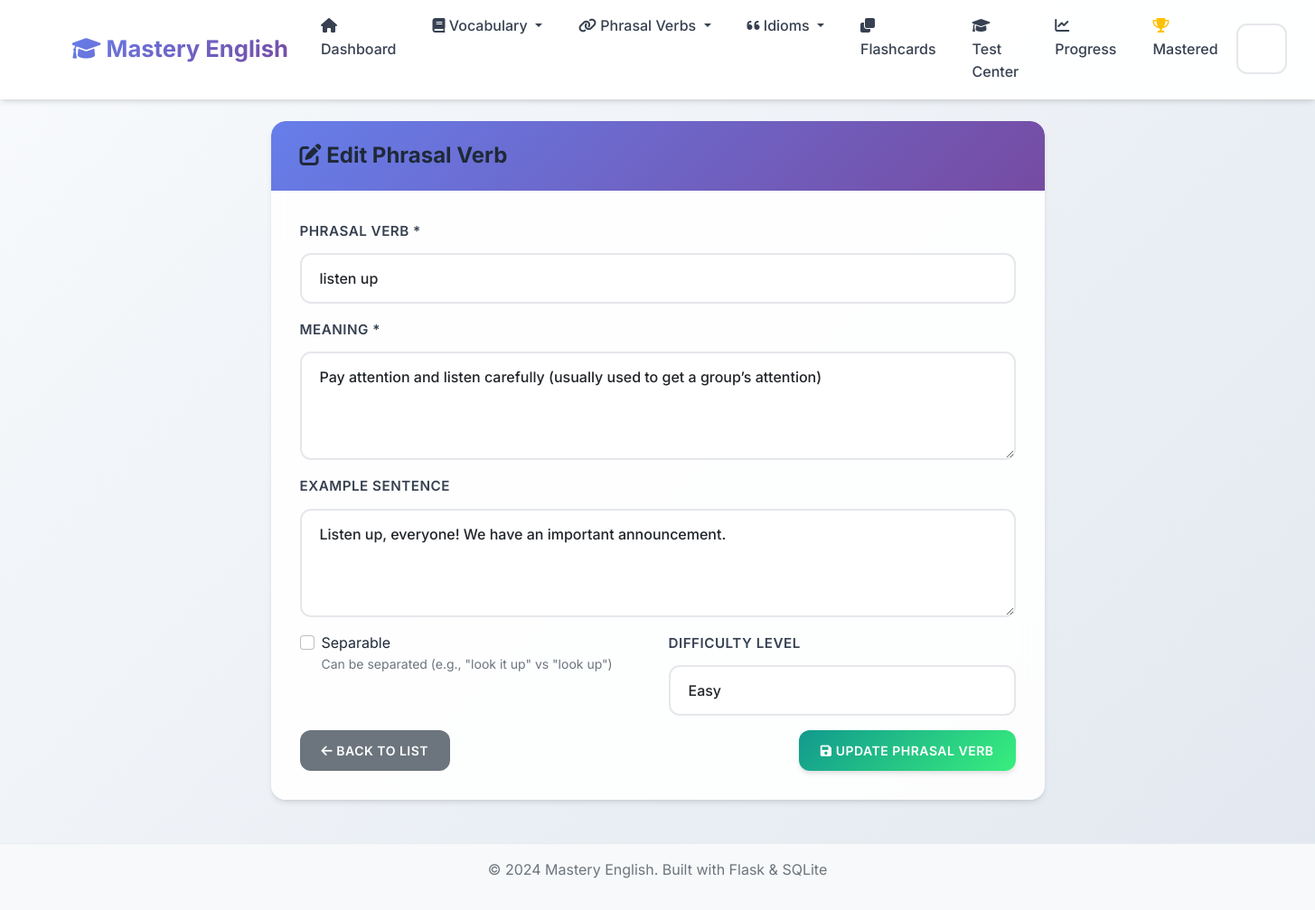
Screenshot of /phrasal-verbs/1/edit with the database file from the repository.
### app.py (models this page shows, shortened)
class PhrasalVerb(db.Model):
    __tablename__ = 'phrasal_verbs'
    id = db.Column(db.Integer, primary_key=True)
    phrasal_verb = db.Column(db.String(100), nullable=False)
    meaning = db.Column(db.Text, nullable=False)
    example_sentence = db.Column(db.Text)
    separable = db.Column(db.Boolean, default=False)
    difficulty_level = db.Column(db.String(20), default='medium')
    date_added = db.Column(db.DateTime, default=datetime.utcnow)
    times_practiced = db.Column(db.Integer, default=0)
    last_practiced = db.Column(db.DateTime)
    mastery_level = db.Column(db.Integer, default=0)

### app.py (the view, shortened to what this page needs)
@app.route('/phrasal-verbs/<int:id>/edit', methods=['GET', 'POST'])
def edit_phrasal_verb(id):
    phrasal_verb = PhrasalVerb.query.get_or_404(id)
    return render_template('edit_phrasal_verb.html', phrasal_verb=phrasal_verb)

### templates/edit_phrasal_verb.html (shortened to what this page needs)
{% extends "base.html" %}
{% block content %}
<div class="row">
    <div class="col-md-8 mx-auto">
        <div class="card">
            <div class="card-header">
                <h4 class="mb-0">
                    <i class="fas fa-edit"></i> Edit Phrasal Verb
                </h4>
            </div>
            <div class="card-body">
                <form method="POST">
                    <div class="mb-3">
                        <label for="phrasal_verb" class="form-label">Phrasal Verb *</label>
                        <input type="text" class="form-control" id="phrasal_verb" name="phrasal_verb" value="{{ phrasal_verb.phrasal_verb }}" required>
                    </div>
                    <div class="mb-3">
                        <label for="meaning" class="form-label">Meaning *</label>
                        <textarea class="form-control" id="meaning" name="meaning" rows="3" required>{{ phrasal_verb.meaning }}</textarea>
                    </div>
                    <div class="mb-3">
                        <label for="example_sentence" class="form-label">Example Sentence</label>
                        <textarea class="form-control" id="example_sentence" name="example_sentence" rows="2">{{ phrasal_verb.example_sentence or '' }}</textarea>
                    </div>
                    <div class="row">
                        <div class="col-md-6">
                            <div class="mb-3">
                                <div class="form-check">
                                    <input class="form-check-input" type="checkbox" id="separable" name="separable" {% if phrasal_verb.separable %}checked{% endif %}>
                                    <label class="form-check-label" for="separable">
                                        Separable
                                        <small class="text-muted d-block">Can be separated (e.g., "look it up" vs "look up")</small>
                                    </label>
                                </div>
                            </div>
                        </div>
                        <div class="col-md-6">
                            <div class="mb-3">
                                <label for="difficulty_level" class="form-label">Difficulty Level</label>
                                <select class="form-select" id="difficulty_level" name="difficulty_level">
                                    <option value="easy" {% if phrasal_verb.difficulty_level == 'easy' %}selected{% endif %}>Easy</option>
                                </select>
                            </div>
                        </div>
                    </div>
                    <div class="d-flex justify-content-between">
                        <a href="{{ url_for('phrasal_verbs_list') }}" class="btn btn-secondary">
                            <i class="fas fa-arrow-left"></i> Back to List
                        </a>
                        <button type="submit" class="btn btn-success">
                            <i class="fas fa-save"></i> Update Phrasal Verb
                        </button>
                    </div>
                </form>
            </div>
        </div>
    </div>
</div>
{% endblock %}

### static/css/style.css (style rules this page uses)
:root { --primary-color: #6366f1; --primary-dark: #4f46e5; --primary-light: #8b5cf6; --success-color: #10b981; --success-dark: #059669; --info-color: #06b6d4; --info-dark: #0891b2; --warning-color: #f59e0b; --warning-dark: #d97706; --danger-color: #ef4444; --danger-dark: #dc2626; --light-color: #f8fafc; --dark-color: #1e293b; --gray-50: #f9fafb; --gray-100: #f3f4f6; --gray-200: #e5e7eb; --gray-300: #d1d5db; --gray-400: #9ca3af; --gray-500: #6b7280; --gray-600: #4b5563; --gray-700: #374151; --gray-800: #1f2937; --gray-900: #111827; --gradient-primary: linear-gradient(135deg, #667eea 0%, #764ba2 100%); --gradient-success: linear-gradient(135deg, #11998e 0%, #38ef7d 100%); --gradient-info: linear-gradient(135deg, #667db6 0%, #0082c8 100%); --gradient-warning: linear-gradient(135deg, #f093fb 0%, #f5576c 100%); --gradient-hero: linear-gradient(135deg, #667eea 0%, #764ba2 50%, #f093fb 100%); --shadow-sm: 0 1px 2px 0 rgba(0, 0, 0, 0.05); --shadow: 0 4px 6px -1px rgba(0, 0, 0, 0.1), 0 2px 4px -1px rgba(0, 0, 0, 0.06); --shadow-md: 0 10px 15px -3px rgba(0, 0, 0, 0.1), 0 4px 6px -2px rgba(0, 0, 0, 0.05); --shadow-lg: 0 20px 25px -5px rgba(0, 0, 0, 0.1), 0 10px 10px -5px rgba(0, 0, 0, 0.04); --shadow-xl: 0 25px 50px -12px rgba(0, 0, 0, 0.25); }
body { font-family: 'Inter', 'Segoe UI', -apple-system, BlinkMacSystemFont, sans-serif; background: linear-gradient(135deg, #f8fafc 0%, #e2e8f0 100%); min-height: 100vh; line-height: 1.6; color: var(--gray-800); }
.card { border: none; border-radius: 16px; background: rgba(255, 255, 255, 0.9); backdrop-filter: blur(10px); box-shadow: var(--shadow); transition: all 0.4s cubic-bezier(0.4, 0, 0.2, 1); position: relative; overflow: hidden; }
.card::before { content: ''; position: absolute; top: 0; left: 0; width: 100%; height: 2px; background: var(--gradient-primary); transform: scaleX(0); transition: transform 0.3s ease; }
.card-header { background: var(--gradient-primary); color: white; border-bottom: none; border-radius: 16px 16px 0 0 !important; padding: 1.5rem 2rem; font-weight: 600; }
.card-body { padding: 2rem; }
.btn { border-radius: 12px; font-weight: 600; padding: 0.75rem 1.5rem; text-transform: uppercase; letter-spacing: 0.5px; font-size: 0.875rem; transition: all 0.3s cubic-bezier(0.4, 0, 0.2, 1); position: relative; overflow: hidden; border: none; }
.btn::before { content: ''; position: absolute; top: 0; left: -100%; width: 100%; height: 100%; background: linear-gradient(90deg, transparent, rgba(255,255,255,0.2), transparent); transition: left 0.5s; }
.btn-success { background: var(--gradient-success); box-shadow: var(--shadow); }
.form-control, .form-select { border-radius: 12px; border: 2px solid var(--gray-200); padding: 0.875rem 1.25rem; font-size: 1rem; font-weight: 500; background: rgba(255, 255, 255, 0.8); backdrop-filter: blur(10px); transition: all 0.3s cubic-bezier(0.4, 0, 0.2, 1); }
.form-label { font-weight: 600; color: var(--gray-700); margin-bottom: 0.75rem; font-size: 0.95rem; text-transform: uppercase; letter-spacing: 0.5px; }
textarea.form-control { resize: vertical; min-height: 120px; }
h1, h2, h3, h4, h5, h6 { font-weight: 700; color: var(--gray-800); }
.fa, .fas, .far { transition: all 0.3s ease; }

### rows the page displays
PhrasalVerb: phrasal_verb "listen up", meaning "Pay attention and listen carefully (usually used to get a group’s attention)", example_sentence "Listen up, everyone! We have an important announcement.", difficulty_level "Easy"
